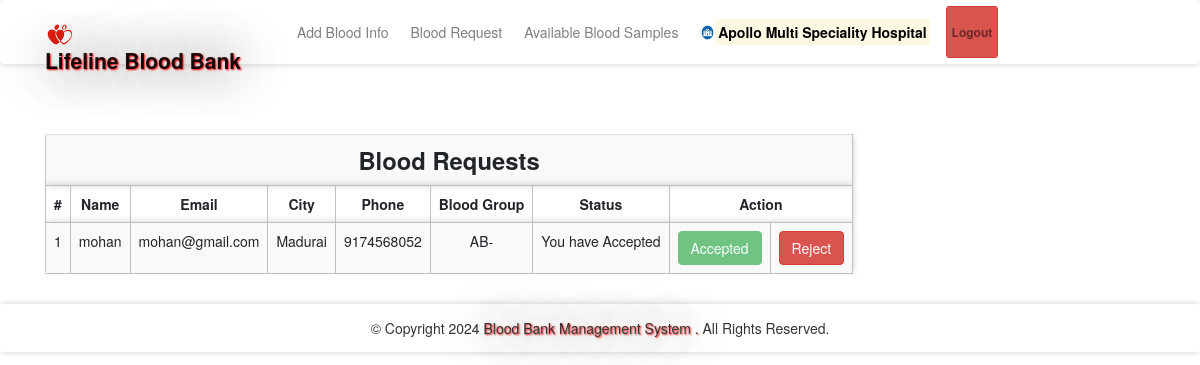
Page /bloodrequest.php (signed in) on the committed database.
### tables this page shows
CREATE TABLE `bloodrequest` (
  `reqid` int(11) NOT NULL,
  `hid` int(11) NOT NULL,
  `rid` int(11) NOT NULL,
  `bg` varchar(11) NOT NULL,
  `status` varchar(100) NOT NULL DEFAULT 'Pending'
);

CREATE TABLE `receivers` (
  `id` int(11) NOT NULL,
  `rname` varchar(100) NOT NULL,
  `remail` varchar(100) NOT NULL,
  `rpassword` varchar(100) NOT NULL,
  `rphone` varchar(100) NOT NULL,
  `rbg` varchar(10) NOT NULL,
  `rcity` varchar(100) NOT NULL
);

### message.php (called while the page is built, shortened)
<?php $counter=0; if(isset($_GET['msg'])) { ?>
	<div class="col-5 alert alert alert-success alert-dismissible fade show card" id="message">
		<button type="button" class="close" data-dismiss="alert" title="close">&times;</button><?php echo $_GET['msg'];?>
	</div>
<?php }?>

### bloodrequest.php (the view, shortened to what this page needs)
<?php
require 'file/connection.php';
  if(!isset($_SESSION['hid']))
  {
  header('location:login.php');
  }
  else {
    $hid = $_SESSION['hid'];
    $sql = "select bloodrequest.*, receivers.* from bloodrequest, receivers where hid='$hid' && bloodrequest.rid=receivers.id";
    $result = mysqli_query($conn, $sql);
?>
<!DOCTYPE html>
<html>
<?php require 'head.php'; ?>
<body>
	<?php require 'header.php'; ?>
	<div class="container cont">
		<?php require 'message.php'; ?>
	<table class="table table-responsive table-striped rounded mb-5">
		<tr><th colspan="9" class="title">Blood requests</th></tr>
		<tr>
			<th>#</th>
			<th>Name</th>
			<th>Email</th>
			<th>City</th>
			<th>Phone</th>
			<th>Blood Group</th>
			<th>Status</th>
			<th colspan="2">Action</th>
		</tr>
		<?php while($row = mysqli_fetch_array($result)) { ?>
		<tr>
			<td><?php echo ++$counter;?></td>
			<td><?php echo $row['rname'];?></td>
			<td><?php echo $row['remail'];?></td>
			<td><?php echo $row['rcity'];?></td>
			<td><?php echo $row['rphone'];?></td>
			<td><?php echo $row['bg'];?></td>
			<td><?php echo 'You have '.$row['status'];?></td>
			<td><?php if($row['status'] == 'Accepted'){ ?> <a href="" class="btn btn-success disabled">Accepted</a> <?php }
			else{ ?>
				<a href="file/accept.php?reqid=<?php echo $row['reqid'];?>" class="btn btn-success">Accept</a>
			<?php } ?>
			</td>
			<td><?php if($row['status'] == 'Rejected'){ ?> <a href="" class="btn btn-danger disabled">Rejected</a> <?php }
			else{ ?>
				<a href="file/reject.php?reqid=<?php echo $row['reqid'];?>" class="btn btn-danger">Reject</a>
			<?php } ?>
			</td>
		</tr>
		<?php } ?>
	</table>
</div>
    <?php require 'footer.php'; ?>
</body>
</html>
<?php } ?>

### style.css (style rules this page uses)
.cont { padding-top: 40px; text-align: justify; font-size: 1em; }
.card ,nav, .footer,tr,video { border-radius: 3px; transition: all 200ms ease-out; box-shadow: 0px 0px 7px rgba(0, 0, 0, 0.2); }
tr,th,td { border:0.1px solid silver; text-align: center; }
.title { font-weight: bold; font-size: 1.7em; text-transform: capitalize; text-align: center; }
a:link { text-decoration: none; }

### rows in the picture
bloodrequest: receivers.rname "mohan", receivers.remail "mohan@gmail.com", receivers.rcity "Madurai", receivers.rphone "9174568052", bg "AB-", status "Accepted"

### other values in the picture
$_SESSION['hname'] "Apollo Multi Speciality Hospital"
